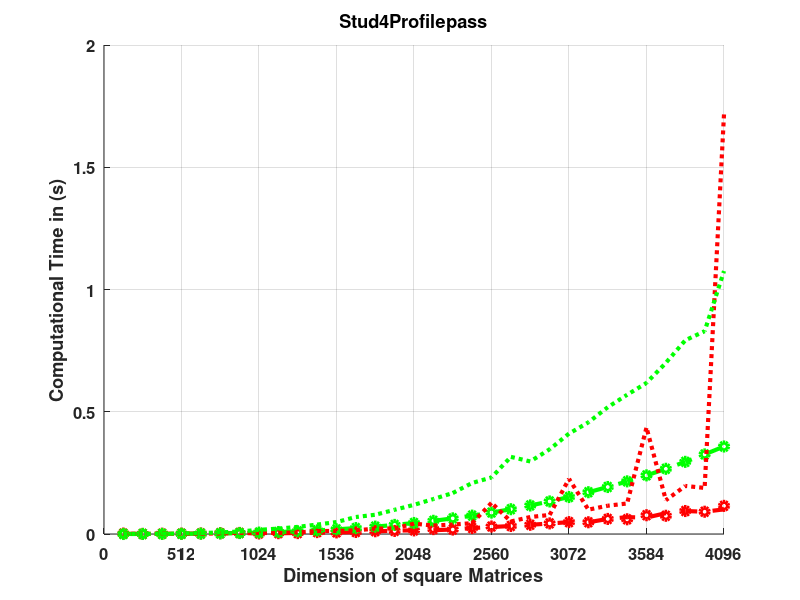
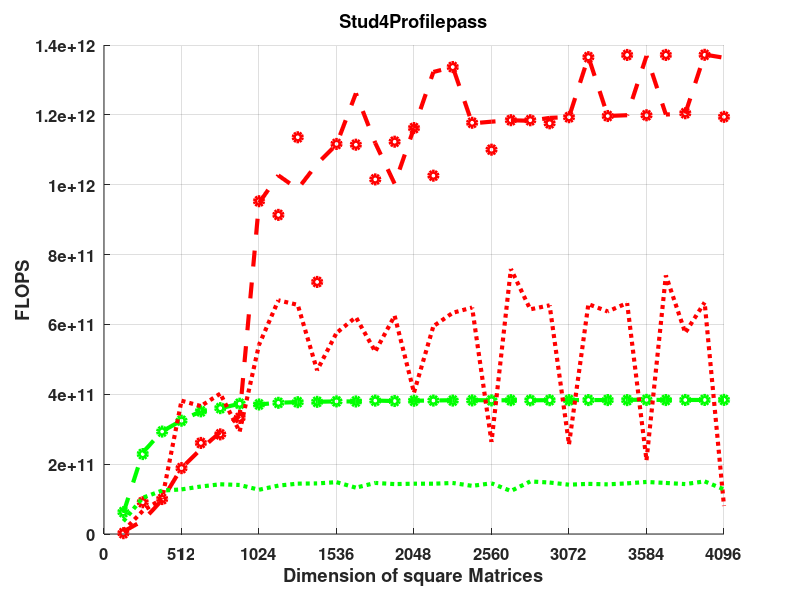

Reproduce these figures in MATLAB, in order.
x = 128:128:4096; %anfangswert, schrittweite, endwert


%%%%%% NVIDIA Results	

NVIstud4_RMBlockUnrolled_float_B32x2_n = [2.09715e+06,1.67772e+07,5.66231e+07,1.34218e+08,2.62144e+08,4.52985e+08,7.19323e+08,1.07374e+09,1.52882e+09,2.09715e+09,2.79131e+09,3.62388e+09,4.60744e+09,5.75459e+09,7.07789e+09,8.58993e+09,1.03033e+10,1.22306e+10,1.43844e+10,1.67772e+10,1.94217e+10,2.23305e+10,2.5516e+10,2.8991e+10,3.2768e+10,3.68595e+10,4.12782e+10,4.60367e+10,5.11474e+10,5.66231e+10,6.24763e+10,6.87195e+10];
NVIstud4_RMBlockUnrolled_float_B32x2_o = [4.17792e+06,3.34889e+07,1.13099e+08,2.68173e+08,5.23878e+08,9.0538e+08,1.43784e+09,2.14644e+09,3.05632e+09,4.19267e+09,5.58064e+09,7.2454e+09,9.21212e+09,1.1506e+10,1.41521e+10,1.71757e+10,2.06019e+10,2.44559e+10,2.87628e+10,3.35479e+10,3.88362e+10,4.4653e+10,5.10234e+10,5.79726e+10,6.55258e+10,7.3708e+10,8.25445e+10,9.20605e+10,1.02281e+11,1.13231e+11,1.24937e+11,1.37422e+11];
NVIstud4_RMBlockUnrolled_float_B32x2_t = [6.95e-05,0.0001435,0.0003849,0.0008254,0.0014903,0.0025152,0.0038567,0.0057873,0.0081324,0.0111031,0.0147407,0.0190849,0.0242757,0.0301238,0.0371731,0.0450139,0.0538992,0.0638488,0.0750117,0.0877034,0.101376,0.116652,0.133159,0.15126,0.170874,0.192216,0.214926,0.239404,0.266653,0.2951,0.325535,0.357931];
NVIstud4_RMBlockUnrolled_float_B32x2_p = [6.0114e+10,2.33372e+11,2.93839e+11,3.24901e+11,3.51525e+11,3.59963e+11,3.72817e+11,3.70887e+11,3.7582e+11,3.77612e+11,3.78587e+11,3.7964e+11,3.79479e+11,3.81956e+11,3.80708e+11,3.81564e+11,3.8223e+11,3.83028e+11,3.83444e+11,3.82515e+11,3.8309e+11,3.82788e+11,3.83177e+11,3.83265e+11,3.83473e+11,3.83465e+11,3.8406e+11,3.84541e+11,3.83574e+11,3.83705e+11,3.83789e+11,3.83935e+11];
     
NVIstud4_RMunrolledBsregister_float_B32x2_n = [2.09715e+06,1.67772e+07,5.66231e+07,1.34218e+08,2.62144e+08,4.52985e+08,7.19323e+08,1.07374e+09,1.52882e+09,2.09715e+09,2.79131e+09,3.62388e+09,4.60744e+09,5.75459e+09,7.07789e+09,8.58993e+09,1.03033e+10,1.22306e+10,1.43844e+10,1.67772e+10,1.94217e+10,2.23305e+10,2.5516e+10,2.8991e+10,3.2768e+10,3.68595e+10,4.12782e+10,4.60367e+10,5.11474e+10,5.66231e+10,6.24763e+10,6.87195e+10];
NVIstud4_RMunrolledBsregister_float_B32x2_o = [4.17792e+06,3.34889e+07,1.13099e+08,2.68173e+08,5.23878e+08,9.0538e+08,1.43784e+09,2.14644e+09,3.05632e+09,4.19267e+09,5.58064e+09,7.2454e+09,9.21212e+09,1.1506e+10,1.41521e+10,1.71757e+10,2.06019e+10,2.44559e+10,2.87628e+10,3.35479e+10,3.88362e+10,4.4653e+10,5.10234e+10,5.79726e+10,6.55258e+10,7.3708e+10,8.25445e+10,9.20605e+10,1.02281e+11,1.13231e+11,1.24937e+11,1.37422e+11];
NVIstud4_RMunrolledBsregister_float_B32x2_t = [6.67e-05,0.0001463,0.0003856,0.0008268,0.0014916,0.0025125,0.0038547,0.0057873,0.0081373,0.0111096,0.0147479,0.0190814,0.0242744,0.0301303,0.0371681,0.0450202,0.053927,0.0640156,0.0751958,0.0876999,0.101373,0.11666,0.133166,0.151264,0.170874,0.192212,0.215318,0.239771,0.266663,0.295099,0.32555,0.35793];
NVIstud4_RMunrolledBsregister_float_B32x2_p = [6.26375e+10,2.28906e+11,2.93306e+11,3.24351e+11,3.51219e+11,3.6035e+11,3.7301e+11,3.70887e+11,3.75594e+11,3.77391e+11,3.78402e+11,3.7971e+11,3.79499e+11,3.81873e+11,3.80759e+11,3.8151e+11,3.82033e+11,3.8203e+11,3.82506e+11,3.8253e+11,3.83101e+11,3.82762e+11,3.83157e+11,3.83254e+11,3.83473e+11,3.83473e+11,3.83361e+11,3.83952e+11,3.83559e+11,3.83707e+11,3.83771e+11,3.83936e+11];
     
NVIstud4_CMunrolled_float_B32x2_n = [2.09715e+06,1.67772e+07,5.66231e+07,1.34218e+08,2.62144e+08,4.52985e+08,7.19323e+08,1.07374e+09,1.52882e+09,2.09715e+09,2.79131e+09,3.62388e+09,4.60744e+09,5.75459e+09,7.07789e+09,8.58993e+09,1.03033e+10,1.22306e+10,1.43844e+10,1.67772e+10,1.94217e+10,2.23305e+10,2.5516e+10,2.8991e+10,3.2768e+10,3.68595e+10,4.12782e+10,4.60367e+10,5.11474e+10,5.66231e+10,6.24763e+10,6.87195e+10];
NVIstud4_CMunrolled_float_B32x2_o = [4.17792e+06,3.34889e+07,1.13099e+08,2.68173e+08,5.23878e+08,9.0538e+08,1.43784e+09,2.14644e+09,3.05632e+09,4.19267e+09,5.58064e+09,7.2454e+09,9.21212e+09,1.1506e+10,1.41521e+10,1.71757e+10,2.06019e+10,2.44559e+10,2.87628e+10,3.35479e+10,3.88362e+10,4.4653e+10,5.10234e+10,5.79726e+10,6.55258e+10,7.3708e+10,8.25445e+10,9.20605e+10,1.02281e+11,1.13231e+11,1.24937e+11,1.37422e+11];
NVIstud4_CMunrolled_float_B32x2_t = [0.0001146,0.0003226,0.00091,0.0020999,0.0038534,0.0063598,0.0102432,0.0169456,0.0220581,0.0290799,0.0385324,0.0488352,0.069442,0.0787003,0.0990387,0.119255,0.143084,0.167457,0.208632,0.231182,0.315494,0.296705,0.346329,0.410647,0.456562,0.518592,0.56945,0.617855,0.700008,0.792307,0.829334,1.07556];
NVIstud4_CMunrolled_float_B32x2_p = [3.64565e+10,1.03809e+11,1.24284e+11,1.27708e+11,1.35952e+11,1.4236e+11,1.40371e+11,1.26666e+11,1.38558e+11,1.44177e+11,1.4483e+11,1.48364e+11,1.32659e+11,1.462e+11,1.42895e+11,1.44025e+11,1.43985e+11,1.46043e+11,1.37864e+11,1.45115e+11,1.23097e+11,1.50496e+11,1.47326e+11,1.41174e+11,1.4352e+11,1.42131e+11,1.44955e+11,1.49e+11,1.46114e+11,1.42914e+11,1.50647e+11,1.27768e+11];

%%%%%% ATI Results

ATIstud4_RMBlockUnrolled_float_B32x2_n = [2.09715e+06,1.67772e+07,5.66231e+07,1.34218e+08,2.62144e+08,4.52985e+08,7.19323e+08,1.07374e+09,1.52882e+09,2.09715e+09,2.79131e+09,3.62388e+09,4.60744e+09,5.75459e+09,7.07789e+09,8.58993e+09,1.03033e+10,1.22306e+10,1.43844e+10,1.67772e+10,1.94217e+10,2.23305e+10,2.5516e+10,2.8991e+10,3.2768e+10,3.68595e+10,4.12782e+10,4.60367e+10,5.11474e+10,5.66231e+10,6.24763e+10,6.87195e+10];
ATIstud4_RMBlockUnrolled_float_B32x2_o = [4.17792e+06,3.34889e+07,1.13099e+08,2.68173e+08,5.23878e+08,9.0538e+08,1.43784e+09,2.14644e+09,3.05632e+09,4.19267e+09,5.58064e+09,7.2454e+09,9.21212e+09,1.1506e+10,1.41521e+10,1.71757e+10,2.06019e+10,2.44559e+10,2.87628e+10,3.35479e+10,3.88362e+10,4.4653e+10,5.10234e+10,5.79726e+10,6.55258e+10,7.3708e+10,8.25445e+10,9.20605e+10,1.02281e+11,1.13231e+11,1.24937e+11,1.37422e+11];
ATIstud4_RMBlockUnrolled_float_B32x2_t = [0.0006291,0.0008799,0.0011611,0.0014198,0.0021531,0.0031058,0.0042522,0.0022648,0.0029768,0.004245,0.0052652,0.0064982,0.0073025,0.0102783,0.0141151,0.0147806,0.0155747,0.0182921,0.0244656,0.0284187,0.032787,0.0377438,0.042829,0.0485676,0.0479656,0.0615875,0.0688472,0.0672689,0.0851676,0.0940866,0.0910222,0.100788];
ATIstud4_RMBlockUnrolled_float_B32x2_p = [6.64111e+09,3.80599e+10,9.74066e+10,1.88881e+11,2.43314e+11,2.91513e+11,3.38141e+11,9.47737e+11,1.02671e+12,9.87672e+11,1.05991e+12,1.11499e+12,1.2615e+12,1.11944e+12,1.00262e+12,1.16204e+12,1.32278e+12,1.33696e+12,1.17564e+12,1.18049e+12,1.1845e+12,1.18306e+12,1.19133e+12,1.19365e+12,1.3661e+12,1.1968e+12,1.19895e+12,1.36854e+12,1.20094e+12,1.20348e+12,1.3726e+12,1.36348e+12];
     
ATIstud4_RMunrolledBsregister_float_B32x2_n = [2.09715e+06,1.67772e+07,5.66231e+07,1.34218e+08,2.62144e+08,4.52985e+08,7.19323e+08,1.07374e+09,1.52882e+09,2.09715e+09,2.79131e+09,3.62388e+09,4.60744e+09,5.75459e+09,7.07789e+09,8.58993e+09,1.03033e+10,1.22306e+10,1.43844e+10,1.67772e+10,1.94217e+10,2.23305e+10,2.5516e+10,2.8991e+10,3.2768e+10,3.68595e+10,4.12782e+10,4.60367e+10,5.11474e+10,5.66231e+10,6.24763e+10,6.87195e+10];
ATIstud4_RMunrolledBsregister_float_B32x2_o = [4.17792e+06,3.34889e+07,1.13099e+08,2.68173e+08,5.23878e+08,9.0538e+08,1.43784e+09,2.14644e+09,3.05632e+09,4.19267e+09,5.58064e+09,7.2454e+09,9.21212e+09,1.1506e+10,1.41521e+10,1.71757e+10,2.06019e+10,2.44559e+10,2.87628e+10,3.35479e+10,3.88362e+10,4.4653e+10,5.10234e+10,5.79726e+10,6.55258e+10,7.3708e+10,8.25445e+10,9.20605e+10,1.02281e+11,1.13231e+11,1.24937e+11,1.37422e+11];
ATIstud4_RMunrolledBsregister_float_B32x2_t = [0.0017535,0.0003683,0.0011295,0.0014218,0.0020095,0.0031739,0.0043267,0.0022529,0.0033452,0.0036912,0.0077332,0.006488,0.0082655,0.0113337,0.0126005,0.0147782,0.0200824,0.0182928,0.0244297,0.0304903,0.032779,0.0376949,0.0433923,0.0485826,0.0479997,0.0615916,0.0601862,0.0767924,0.0745705,0.0939939,0.0910692,0.115065];
ATIstud4_RMunrolledBsregister_float_B32x2_p = [2.38262e+09,9.09283e+10,1.00132e+11,1.88615e+11,2.60701e+11,2.85258e+11,3.32319e+11,9.52743e+11,9.13644e+11,1.13585e+12,7.21646e+11,1.11674e+12,1.11453e+12,1.0152e+12,1.12314e+12,1.16223e+12,1.02587e+12,1.33691e+12,1.17737e+12,1.10028e+12,1.18479e+12,1.18459e+12,1.17586e+12,1.19328e+12,1.36513e+12,1.19672e+12,1.37149e+12,1.19882e+12,1.3716e+12,1.20467e+12,1.37189e+12,1.1943e+12];
     
ATIstud4_CMunrolled_float_B32x2_n = [2.09715e+06,1.67772e+07,5.66231e+07,1.34218e+08,2.62144e+08,4.52985e+08,7.19323e+08,1.07374e+09,1.52882e+09,2.09715e+09,2.79131e+09,3.62388e+09,4.60744e+09,5.75459e+09,7.07789e+09,8.58993e+09,1.03033e+10,1.22306e+10,1.43844e+10,1.67772e+10,1.94217e+10,2.23305e+10,2.5516e+10,2.8991e+10,3.2768e+10,3.68595e+10,4.12782e+10,4.60367e+10,5.11474e+10,5.66231e+10,6.24763e+10,6.87195e+10];
ATIstud4_CMunrolled_float_B32x2_o = [4.17792e+06,3.34889e+07,1.13099e+08,2.68173e+08,5.23878e+08,9.0538e+08,1.43784e+09,2.14644e+09,3.05632e+09,4.19267e+09,5.58064e+09,7.2454e+09,9.21212e+09,1.1506e+10,1.41521e+10,1.71757e+10,2.06019e+10,2.44559e+10,2.87628e+10,3.35479e+10,3.88362e+10,4.4653e+10,5.10234e+10,5.79726e+10,6.55258e+10,7.3708e+10,8.25445e+10,9.20605e+10,1.02281e+11,1.13231e+11,1.24937e+11,1.37422e+11];
ATIstud4_CMunrolled_float_B32x2_t = [0.0004855,0.0005046,0.0011231,0.0007028,0.0014304,0.002253,0.0049032,0.0039641,0.0045684,0.0063908,0.0119107,0.0125877,0.0148399,0.0220239,0.0226557,0.0423899,0.034635,0.0386168,0.0443682,0.127235,0.0511765,0.0694225,0.0779358,0.225601,0.0995709,0.1157,0.124842,0.435475,0.138134,0.196561,0.188422,1.71611];
ATIstud4_CMunrolled_float_B32x2_p = [8.6054e+09,6.63672e+10,1.00702e+11,3.81578e+11,3.66246e+11,4.01855e+11,2.93246e+11,5.41468e+11,6.69013e+11,6.56047e+11,4.6854e+11,5.75593e+11,6.20767e+11,5.22431e+11,6.24659e+11,4.05183e+11,5.94828e+11,6.33296e+11,6.48275e+11,2.63669e+11,7.58868e+11,6.43207e+11,6.54685e+11,2.56969e+11,6.58081e+11,6.37063e+11,6.61192e+11,2.11403e+11,7.40446e+11,5.76064e+11,6.63069e+11,8.00775e+10];

figure % create new figure
hold on
plot(x,ATIstud4_RMBlockUnrolled_float_B32x2_t,'--r','LineWidth',3)
plot(x,NVIstud4_RMBlockUnrolled_float_B32x2_t,'--g','LineWidth',3) 
plot(x,ATIstud4_RMunrolledBsregister_float_B32x2_t,'ro','LineWidth',3)
plot(x,NVIstud4_RMunrolledBsregister_float_B32x2_t,'go','LineWidth',3) 
plot(x,ATIstud4_CMunrolled_float_B32x2_t,':r','LineWidth',3)
plot(x,NVIstud4_CMunrolled_float_B32x2_t,':g','LineWidth',3) 
title('Stud4Profilepass','FontSize',16) % title
ylabel('Computational Time in (s)','FontSize',16) % label for y axis
xlabel('Dimension of square Matrices','FontSize',16) % label for x axis
set(gca,'FontSize',12,'FontWeight','bold')
Ticks = 0:512:4096;
set(gca, 'XTickMode', 'manual', 'XTick', Ticks, 'xlim', [0,4096]);
grid on
hold off

figure % create new figure
hold on
plot(x,ATIstud4_RMBlockUnrolled_float_B32x2_p,'--r','LineWidth',3)
plot(x,NVIstud4_RMBlockUnrolled_float_B32x2_p,'--g','LineWidth',3) 
plot(x,ATIstud4_RMunrolledBsregister_float_B32x2_p,'ro','LineWidth',3)
plot(x,NVIstud4_RMunrolledBsregister_float_B32x2_p,'go','LineWidth',3) 
plot(x,ATIstud4_CMunrolled_float_B32x2_p,':r','LineWidth',3)
plot(x,NVIstud4_CMunrolled_float_B32x2_p,':g','LineWidth',3) 
title('Stud4Profilepass','FontSize',16) % title
ylabel('FLOPS','FontSize',16) % label for y axis
xlabel('Dimension of square Matrices','FontSize',16) % label for x axis
set(gca,'FontSize',12,'FontWeight','bold')
Ticks = 0:512:4096;
set(gca, 'XTickMode', 'manual', 'XTick', Ticks, 'xlim', [0,4096]);
grid on
hold off

